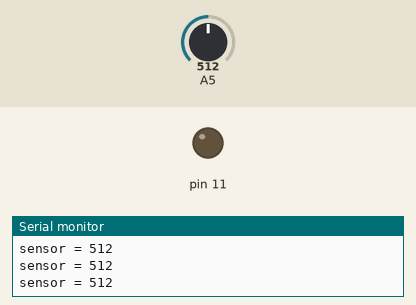
This sketch was run on a simulated Arduino Uno, built with avr-gcc and run on an emulated ATmega328P. Shown: output pins drawn as LEDs (lit = HIGH), the last lines printed to the serial monitor. The inputs (shaded band) are chosen by the test bench; at power-on: A5 = 512.

Above: at 1.2 s.
1.3 s: A5 set to 26
2.8 s: A5 set to 21
At 3.7 s:
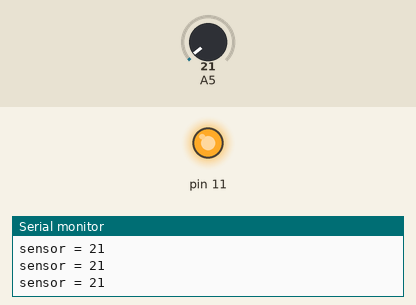
Timing chart, 0 to 5.8 s (numbered marks = the images above; inputs shaded):
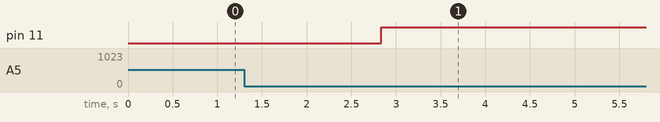

Measured:
- the behaviour switches between 25 and 24 on A5 (found by bisection; images 0 and 1)
- after the input at 2.8 s, pin 11: LOW → HIGH at once

The sketch:

Infrarojo_encender_led.ino
```cpp
void setup() {
  pinMode(11,OUTPUT);
  Serial.begin(9600);
}


void loop() {

  int sensor = analogRead(A5);

  if(sensor<25){
    digitalWrite(11,HIGH);
  }else{
    digitalWrite(11,LOW);
  }

  delay(1);


  // Imprimimos el valor en el monitor.
  Serial.print("sensor = " );
  Serial.println(sensor);

  delay(100);
}
```
